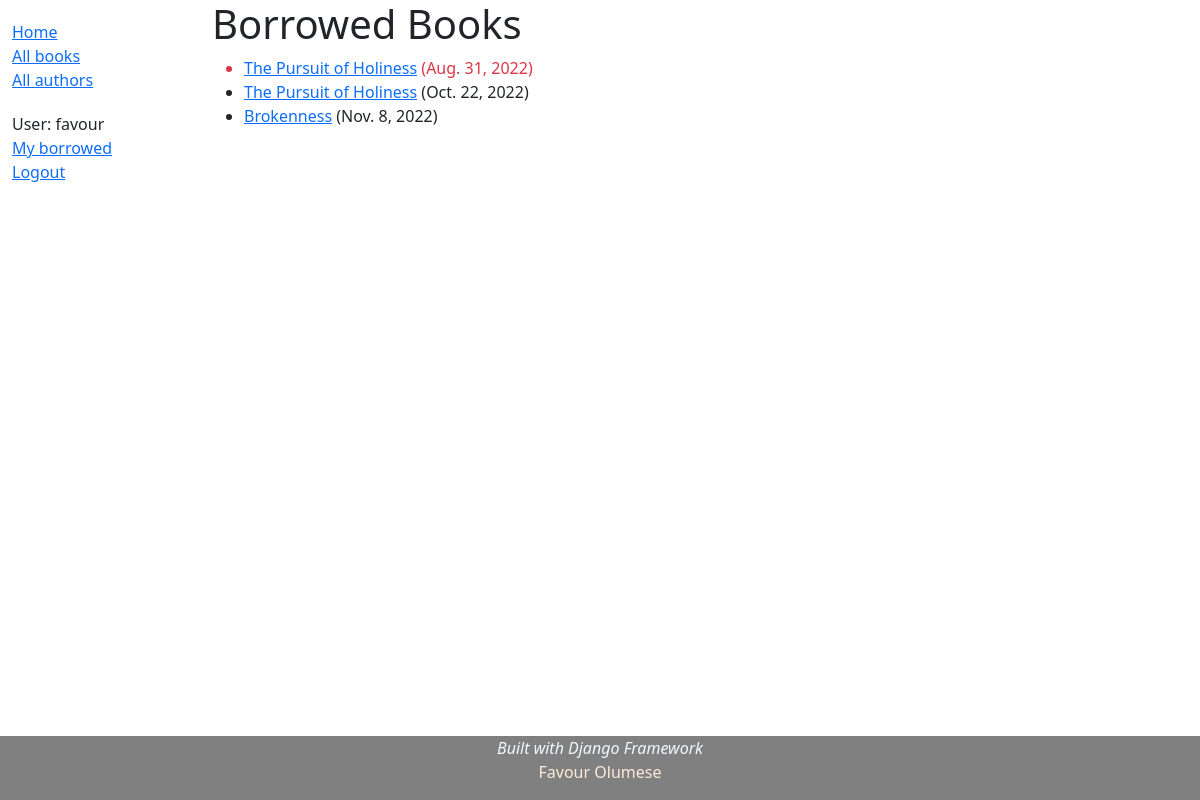
/catalog/mybooks/ (signed in), run on the app's committed database.
### catalog/models.py (models this page shows, shortened)
class BookInstance(models.Model):
    id = models.UUIDField(primary_key=True, default=uuid.uuid4,
        help_text='Unique ID for this particular book across whole library.')
    book = models.ForeignKey('Book', on_delete=models.RESTRICT, null=True)
    imprint = models.CharField(max_length=200)
    due_back = models.DateField(null=True, blank=True)
    borrower = models.ForeignKey(User, on_delete=models.SET_NULL, null=True, blank=True)
    LOAN_STATUS = (
        ('m', 'Maintenance'),
        ('o', 'On loan'),
        ('a', 'Available'),
        ('r', 'Reserved'),
    )
    status = models.CharField(
        max_length=1,
        choices=LOAN_STATUS,
        blank=True,
        default='m',
        help_text='Book availabilty'
    )
    class Meta:
        ordering = ['due_back']
        permissions = (("can_mark_returned", "Set book as returned"),
                        ("can_renew", "Renew book due date"),
                        )
    @property
    def is_overdue(self):
        return bool(self.due_back and date.today() > self.due_back)

class Book(models.Model):
    title = models.CharField(max_length=200)
    author = models.ForeignKey('Author', on_delete=models.SET_NULL, null=True)
    summary = models.TextField(max_length=1000,
    help_text = 'Enter a brief description of the book')
    isbn = models.CharField('ISBN', max_length=13, unique=True,
    help_text='13 Character <a href="https://www.isbn-international.org/\
    content/what-isbn">ISBN number</a>')
    genre = models.ManyToManyField(Genre,
    help_text='Select a genre for this book.')
    language = models.ForeignKey('Language', on_delete=models.SET_NULL, null=True)
    def display_genre(self):
        """Create a string for the Genre. This is required to display
        genre in Admin. The ManyToManyField prevent the __str__
        from performing this function."""
        return ', '.join(genre.name for genre in self.genre.all()[:3])
    display_genre.short_description = 'Genre'
    class Meta:
        permissions = (('can_edit_books', 'Edit books\' details'),)

### catalog/views.py (the view)
# urls.py: path('mybooks/', views.LoanedBooksByUserListView.as_view(), name='my-borrowed'),
class LoanedBooksByUserListView(LoginRequiredMixin, generic.ListView):
    model = BookInstance
    template_name = 'catalog/bookinstance_list_borrowed_user.html'
    paginate_by = 10
    def get_queryset(self):
        return BookInstance.objects.filter(borrower=self.request.user).filter(status__exact='o').order_by('due_back')

### catalog/templates/catalog/bookinstance_list_borrowed_user.html (shortened to what this page needs)
{% extends "catalog/base_generic.html" %}
{% block content %}
    <h1>Borrowed Books</h1>
    {% if bookinstance_list %}
        <ul>
            {% for bookinst in bookinstance_list %}
                <li class="{% if bookinst.is_overdue %}text-danger{% endif %}">
                    <a href="{% url 'book-detail' bookinst.book.pk %}">{{ bookinst.book.title }}</a> ({{ bookinst.due_back }})
                </li>
            {% endfor %}
        </ul>
    {% else %}
        <p>There are no books borrowed.</p>
    {% endif %}
{% endblock %}

### catalog/templates/catalog/base_generic.html (shortened to what this page needs)
                                                                                                                                                                                                                                                            <!DOCTYPE html>
<html>
    <head>
        <link href="https://cdn.jsdelivr.net/npm/bootstrap@5.1.3/dist/css/bootstrap.min.css"
        rel="stylesheet">
        {% load static %}
        <link rel="stylesheet" href="{% static 'css/style.css' %}">
    </head>
    <body>
        <div class="container-fluid">
            <div class="row">
                <div class="col-sm-2">
                {% block sidebar %}
                    <ul class="sidebar-nav">
                        <li><a href="{% url 'index' %}">Home</a></li>
                        <li><a href="{% url 'books'%}">All books</a></li>
                        <li><a href="{% url 'authors' %}">All authors</a></li>
                    </ul>
                    <ul class="sidebar-nav">
                        {% if user.is_authenticated %}
                            <li>User: {{ user.get_username }}</li>
                            <li><a href="{% url 'my-borrowed' %}">My borrowed</a></li>
                            <li><a href="{% url 'logout' %}?next={{ request.path }}">Logout</a></li>
                        {% else %}
                            <li><a href="{% url 'login' %}?next={{request.path}}">Login</a></li>
                        {% endif %}
                    </ul>
                {% endblock %}
                </div>
                <div class="col-sm-10">
                    {% block content %}
                    {% endblock %}
                </div>
            </div>
        </div>
        <div class="footer" style="bottom: 0; position:fixed; background: grey; color: aliceblue; width: 100%;">
            {% block footer %}
                <div style="text-align: center;">
                    <em>Built with Django Framework</em>
                    <p><a href="https://github.com/favour-olumese" target="_blank" style="text-decoration: none; color:antiquewhite">Favour Olumese</a></p>
                </div>
            {% endblock %}
        </div>
    </body>
</html>

### catalog/static/css/style.css (style rules this page uses)
.sidebar-nav { margin-top: 20px; padding: 0; list-style: none; }

### data on the page
BookInstance: book "The Pursuit of Holiness", due_back "Aug. 31, 2022"
BookInstance: book "The Pursuit of Holiness", due_back "Oct. 22, 2022"
BookInstance: book "Brokenness", due_back "Nov. 8, 2022"

### other printed values
{{ user.get_username }} "favour"
